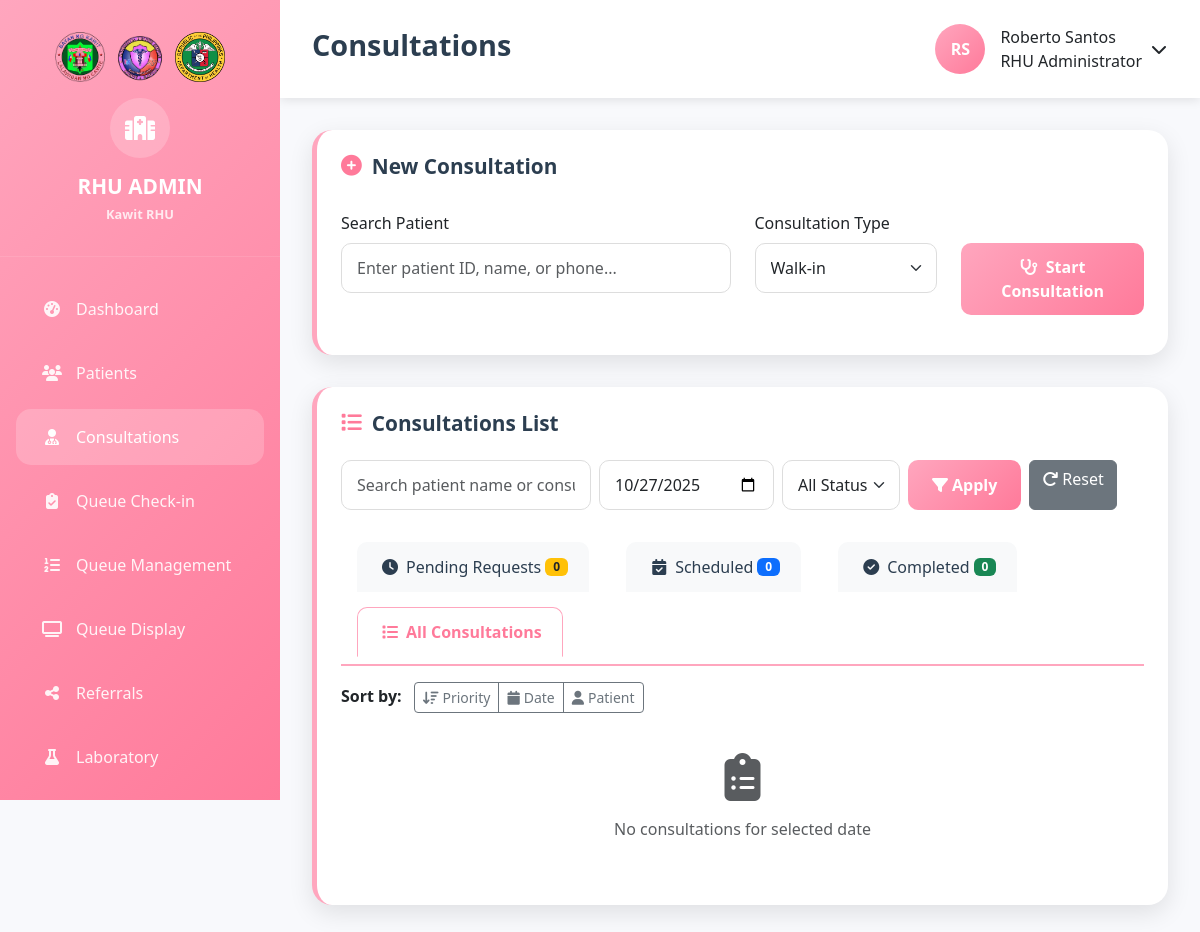
/kawit_rhu/Admin/Rural_Health_Unit/Consultation.php (signed in), run on the app's committed database.
### tables this page shows
CREATE TABLE `staff` (
  `id` int(11) NOT NULL,
  `user_id` int(11) DEFAULT NULL,
  `employee_id` varchar(20) NOT NULL,
  `first_name` varchar(50) NOT NULL,
  `middle_name` varchar(50) DEFAULT NULL,
  `last_name` varchar(50) NOT NULL,
  `suffix` varchar(10) DEFAULT NULL,
  `position` varchar(100) NOT NULL,
  `department` enum('RHU','BHS','Pharmacy','Administration') NOT NULL,
  `assigned_barangay_id` int(11) DEFAULT NULL,
  `phone` varchar(15) DEFAULT NULL,
  `email` varchar(100) DEFAULT NULL,
  `date_hired` date DEFAULT NULL,
  `date_terminated` date DEFAULT NULL,
  `employment_status` enum('Active','Inactive','Terminated','On Leave') DEFAULT 'Active',
  `license_number` varchar(50) DEFAULT NULL,
  `license_expiry` date DEFAULT NULL,
  `specialization` varchar(100) DEFAULT NULL,
  `salary` decimal(10,2) DEFAULT NULL,
  `profile_picture` varchar(255) DEFAULT NULL,
  `is_active` tinyint(1) DEFAULT 1,
  `created_at` timestamp NOT NULL DEFAULT current_timestamp(),
  `updated_at` timestamp NOT NULL DEFAULT current_timestamp() ON UPDATE current_timestamp()
);

### kawit_rhu/Admin/Rural_Health_Unit/Consultation.php (the view, shortened to what the rows shown need)
<?php
$host = 'localhost';
$dbname = 'kawit_rhu';
$username = 'root';
$password = '';
try {
    $pdo = new PDO("mysql:host=$host;dbname=$dbname", $username, $password);
    $pdo->setAttribute(PDO::ATTR_ERRMODE, PDO::ERRMODE_EXCEPTION);
} catch(PDOException $e) {
    die("Connection failed: " . $e->getMessage());
}
$stmt = $pdo->prepare("
    SELECT s.*, u.username, u.last_login
    FROM staff s
    JOIN users u ON s.user_id = u.id
    WHERE u.id = ? AND s.department = 'RHU'
");
$stmt->execute([$_SESSION['user_id']]);
$staff = $stmt->fetch(PDO::FETCH_ASSOC);
?>
<!DOCTYPE html>
<html lang="en">
<head>
    <link href="https://cdnjs.cloudflare.com/ajax/libs/bootstrap/5.3.0/css/bootstrap.min.css" rel="stylesheet">
    <link href="https://cdnjs.cloudflare.com/ajax/libs/font-awesome/6.4.0/css/all.min.css" rel="stylesheet">
</head>
<body>
    <div class="main-container">
        <div class="main-content">
            <nav class="top-navbar">
                <h1 class="page-title">Consultations</h1>
            <div class="user-info">
                <div class="user-avatar">
                    <?php
                    $initials = strtoupper(substr($staff['first_name'], 0, 1) . substr($staff['last_name'], 0, 1));
                    echo $initials;
                    ?>
                </div>
                <div class="user-details">
                    <div class="user-name"><?php echo htmlspecialchars($staff['first_name'] . ' ' . $staff['last_name']); ?></div>
                    <div class="user-role"><?php echo htmlspecialchars($staff['position']); ?></div>
                </div>
                <div class="dropdown">
                    <button class="btn btn-link text-dark p-0 ms-2" type="button" data-bs-toggle="dropdown" style="text-decoration: none;">
                    </button>
                </div>
            </div>
            </nav>
        </div>
    </div>
</body>
</html>

### data on the page
staff: initials "RS", first_name+last_name "Roberto Santos", position "RHU Administrator"

### other printed values
$stats['pending_total'] "0"
$stats['in_progress_total'] "0"
$stats['today_completed'] "0"
